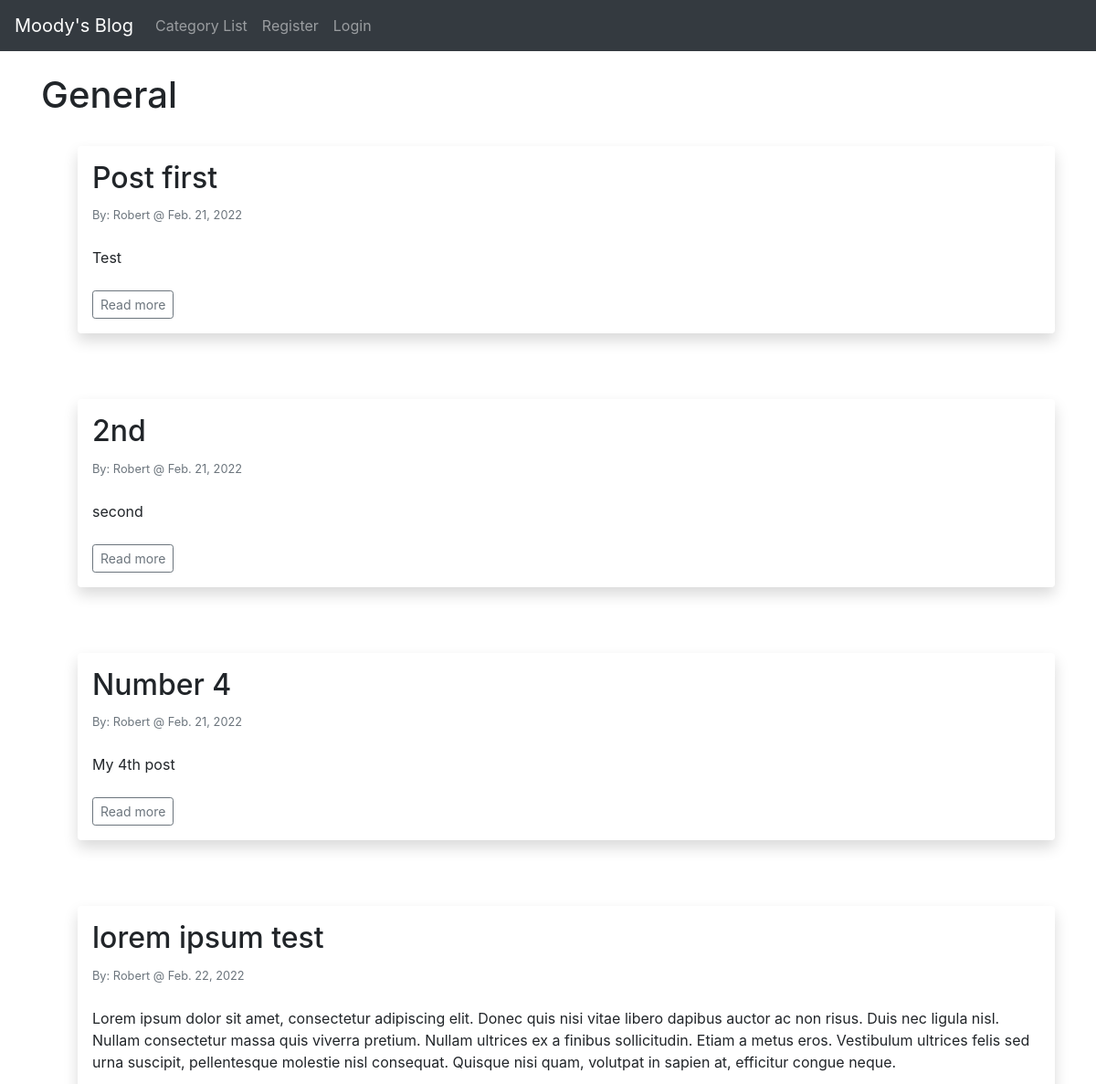
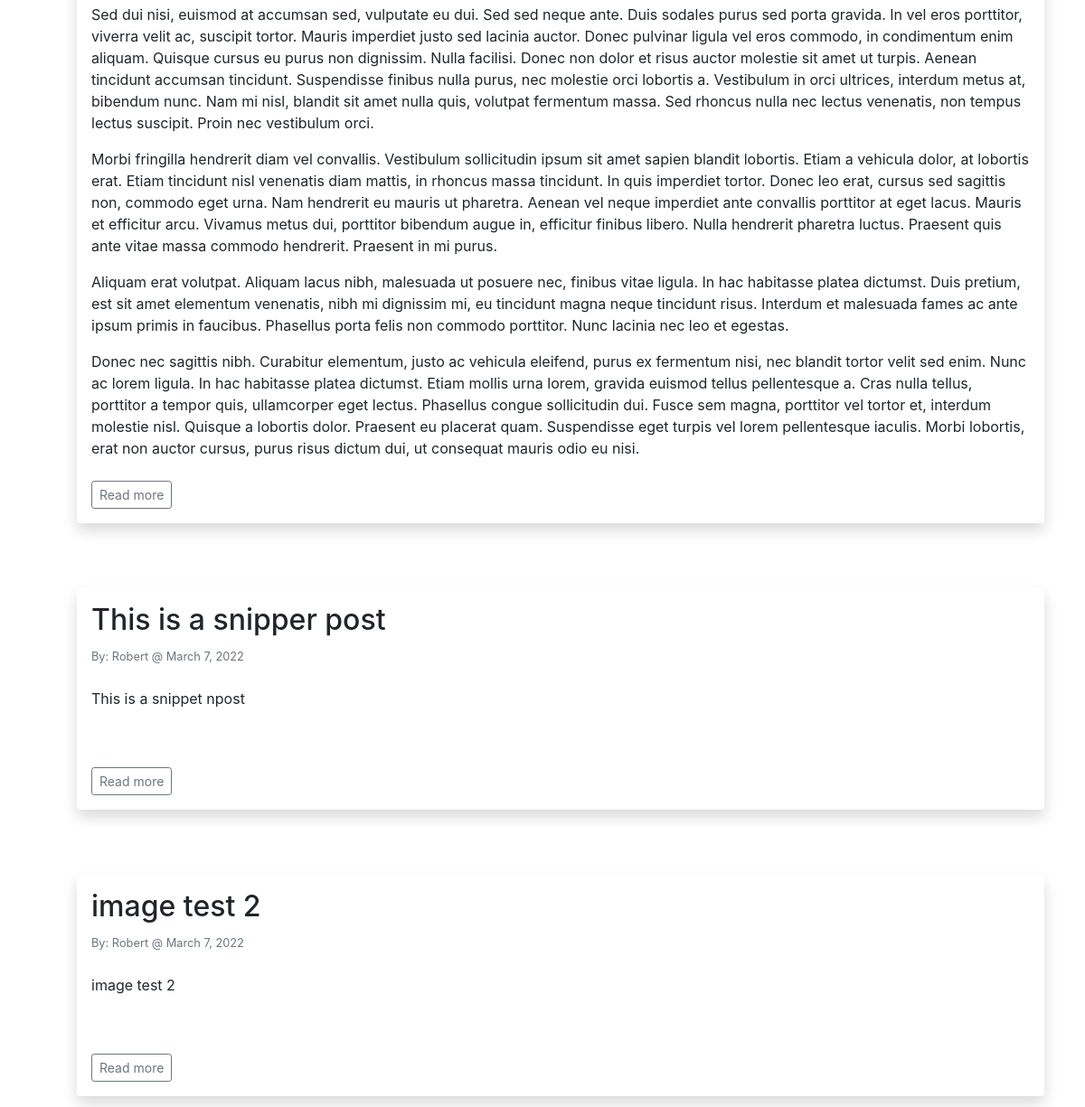
The page /category/general/ on the database its author committed (2 pictures, top to bottom).
### theblog/models.py (models this page shows, shortened)
class Post(models.Model):
    title = models.CharField(max_length=255, blank=True)
    header_image = models.ImageField(null=True, blank=True, upload_to='images/')
    title_tag = models.CharField(max_length=255)
    author = models.ForeignKey(User, on_delete=models.CASCADE)
    body = RichTextField(blank=True, null=True)
    post_date = models.DateField(auto_now_add=True)
    category = models.CharField(max_length=255, default='general')
    snippet = models.CharField(max_length=255)
    likes = models.ManyToManyField(User, related_name='blog_posts')

### theblog/views.py (the view)
# urls.py: path('category/<str:cats>/', CategoryView, name='category'),
def CategoryView(request, cats):
    category_post = Post.objects.filter(category=cats.replace('-', ' '))
    return render(request, 'categories.html', {'cats': cats.title().replace('-', ' '), 'category_post': category_post})

### theblog/templates/categories.html (shortened to what this page needs)
{% extends 'base.html' %}
{% block content %}
{% if category_post %}
    <h1>{{ cats }}</h1>
    <br/>
    <ul>
    {% for post in category_post %}
    <div class="shadow p-3 mb-5 bg-body rounded">
        <h2>{{ post.title }}</h2>
        <small class="text-muted">By: {{ post.author.first_name }} @ {{ post.post_date }}</small>
        <br/><br/>
        {{ post.body|safe }}<br/><br/>
        <a href="{% url 'article-detail'  post.pk %}" class="btn btn-outline-secondary btn-sm">Read more</a>
    </div>
        <br/>
    {% endfor %}
    </ul>
{% else %}
    <h1>No posts found</h1>
{% endif %}
{% endblock %}

### rows shown on the page
Post: title "Post first", author.first_name "Robert", post_date "Feb. 21, 2022", body "Test"
Post: title "2nd", author.first_name "Robert", post_date "Feb. 21, 2022", body "second"
Post: title "Number 4", author.first_name "Robert", post_date "Feb. 21, 2022", body "My 4th post"
Post: title "lorem ipsum test", author.first_name "Robert", post_date "Feb. 22, 2022", body "Lorem ipsum dolor sit amet, consectetur adipiscing elit. Donec quis nisi vitae libero dapibus auctor ac non risus. Duis nec ligula nisl. Nullam consectetur massa quis viverra pretium. Nullam ultrices ex a finibus sollicitudin. Etiam a metus eros. Vestibulum ultrices felis sed urna suscipit, pellentesque molestie nisl consequat. Quisque nisi quam, volutpat in sapien at, efficitur congue neque. Sed dui nisi, euismod at accumsan sed, vulputate eu dui. Sed sed neque ante. Duis sodales purus sed porta gravida. In vel eros porttitor, viverra velit ac, suscipit tortor. Mauris imperdiet justo sed lacinia auctor. Donec pulvinar ligula vel eros commodo, in condimentum enim aliquam. Quisque cursus eu…"
Post: title "This is a snipper post", author.first_name "Robert", post_date "March 7, 2022", body "This is a snippet npost"
Post: title "image test 2", author.first_name "Robert", post_date "March 7, 2022", body "image test 2"

### other values the page prints
{{ cats }} "General"
